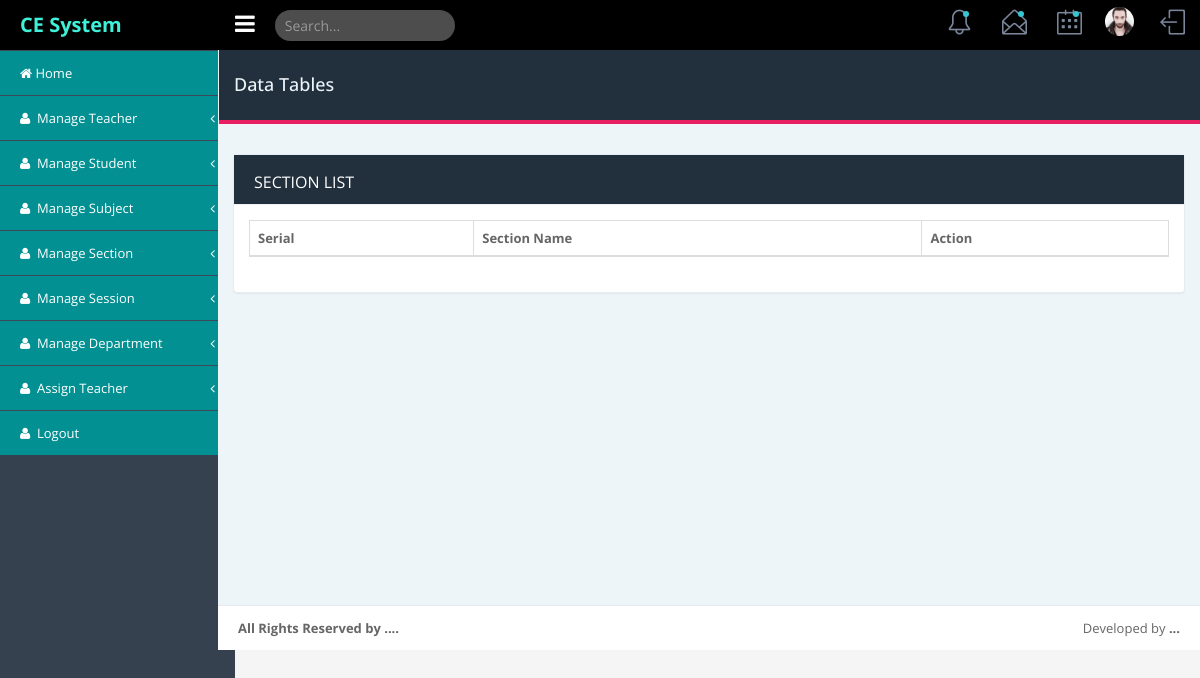
Page /admin/section/section_list.php (signed in) on the earlier database version.
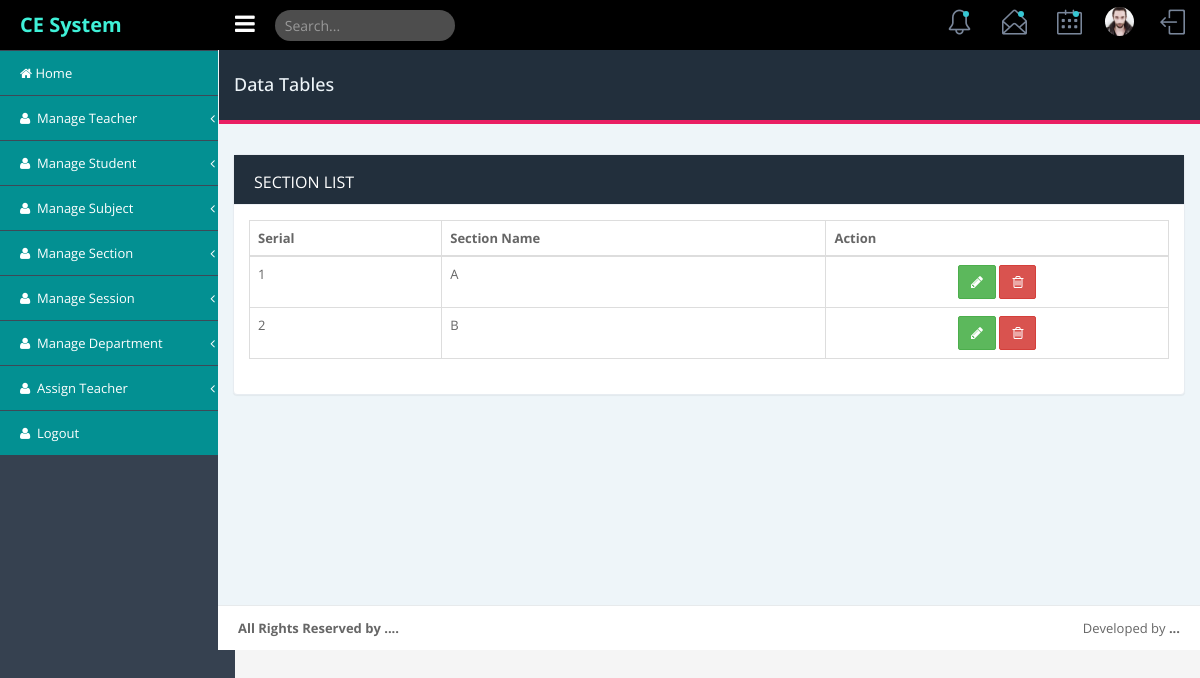
Same page on the later database version.
### tables this page shows
CREATE TABLE `section` (
  `id` int(11) NOT NULL,
  `section_name` varchar(255) DEFAULT NULL,
  `status` tinyint(4) DEFAULT '1' COMMENT '1=active,0=inactive',
  `created_at` datetime DEFAULT NULL,
  `updated_at` timestamp NULL DEFAULT NULL
);

### admin/section/section_list.php (the view, shortened to what this page needs)
<?php include('../includes/db/connection_db.php');?>
<!DOCTYPE html>
<html lang="en">
    <head>
    <?php include('../includes/head_link.php');?>
    </head>
    <body class="fixed-top">
        <div id="wrapper">
           <?php include('../includes/nav_header.php');?>
            <div class="page-container">
                <?php include('../includes/left_sidebar.php');?>
                <div class="page-content-wrapper">
                     <div class="content-wrapper container">
                        <div class="row">
                            <div class="col-sm-12">
                                <div class="page-title">
                                    <div class="row">
                                        <h4 class="pull-left">Data Tables</h4>
                                    </div>
                                </div>
                            </div>
                        </div>
                        <div class="row">
                            <div class="col-md-12">
                                <div class="panel panel-card recent-activites">
                                    <div class="panel-heading">
                                       section List
                                    </div>
                                    <div class="panel-body">
                                        <div class="table-responsive">
                                            <table id="basic-datatables" class="table table-bordered">
                                                <thead>
                                                    <tr>
                                                        <th> Serial</th>
                                                        <th> Section Name</th>
                                                        <th> Action</th>
                                                    </tr>
                                                </thead>
                                                <tbody>
                                                <?php
                                                $sql = "SELECT * from section where status = 1";
                                                $result = $conn->query($sql);
                                                if ($result->num_rows > 0) {
                                                $serial = 1;
                                                while($row = $result->fetch_assoc()) { ?>
                                                <tr>
                                                    <td><?php echo $serial?></td>
                                                    <td><?php echo $row['section_name'];?></td>
                                                    <td class="text-center">
                                                        <a href="update_section.php?id=<?php echo $row['id']?>"class="btn btn-success">
                                                        <i class="fa fa-pencil"></i>
                                                        </a>
                                                        <a onclick="return confirm('Are you sure want to delete')" href="<?=$base?>/sql/delete_sql.php?delete=delete_section&&id=<?php echo $row['id']?>" data-toggle="tooltip" title="" class="btn btn-danger" data-original-title="Delete">
                                                            <i class="fa fa-trash-o"></i>
                                                        </a>
                                                    </td>
                                                </tr>
                                                    <?php $serial++;
                                                    } } ?>
                                                </tbody>
                                            </table>
                                        </div>
                                    </div>
                                </div>
                            </div>
                        </div>
                    </div>
                   <?php include('../includes/footer.php');?>
                </div>
            </div>
        </div>
    </body>
</html>

Differences in the rows shown:
added section: section_name "A"
added section: section_name "B"
